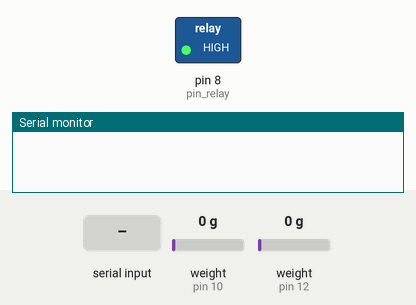
This program was run on a simulated Arduino Leonardo, built with avr-gcc and run on an emulated ATmega32U4. On the bench: switched loads named in the program (green lamp = pin HIGH), the last lines printed to the serial monitor. Inputs (shaded band) come from the test bench; at power-on: weight on the scale (sensors on pin 10, pin 12) 0 g.

Above: at 4.2 s.
4.3 s: "M" received over Serial
At 7.2 s:
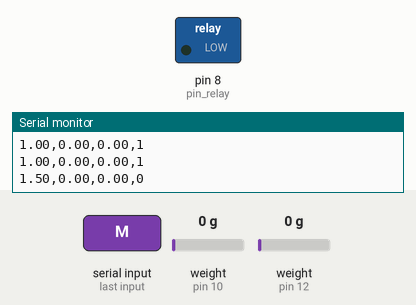
7.3 s: "B" received over Serial
At 7.8 s:
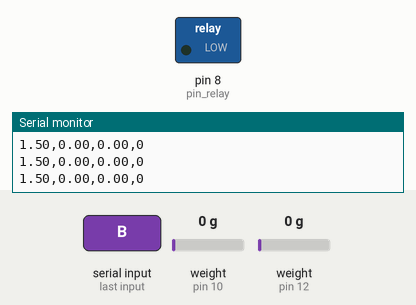
Timing chart, 0 to 10.3 s (numbered marks = the images above; inputs shaded):
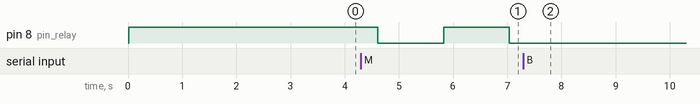

Measured:
- after the input at 4.3 s, pin 8 (pin_relay): HIGH → LOW after 0.31 s, → HIGH 1.2 s later, → LOW 1.2 s later
- after the input at 7.3 s, pin 8 (pin_relay): stops changing and stays LOW

The program:

main.cpp
```cpp
#include <Arduino.h>
#include "HX711.h"
#include <Wire.h>
/*
ini adalah projek untuk alat tes destruksi / durability kursi kereta d-tech
kode ini diupload ke arduino nano dan dengan komunikasi serialnya, arduino ini akan mengirimkan data
ke laptop untuk selanjutnya diolah, divisualisasi, dan disimpan
anda dapat melihat kode ini di github saya di
https://github.com/yuuahmad/tes-kursi-ketera
*/

// inisialisassi relay
const int pin_relay = 8;
bool nilai_relay = true;

// inisialisassi pin dan nilai2 LOADCELL
const int loadcell_dudukan_sck = 13;
const int loadcell_dudukan_dt = 12;
const int loadcell_sandaran_sck = 11;
const int loadcell_sandaran_dt = 10;
float kalibrasi_dudukan = -42921.66;  // SAYA DAPAT NILAI (1NOV) -42.921,66
float kalibrasi_sandaran = -82456.11; // SAYA DAPAT NILAI (1NOV) -82.456,11
float nilai_dudukan;
float nilai_sandaran;

// inisialisasi nilai milis loadcell (untuk store data agar milis berjalan)
unsigned long milis;
unsigned long milis_relay_sebelumnya;

float nilai_ke = 0;         // inisialisasi nilai untuk counter mundur
char user_input;            // inisialisasi nilai untuk user input
bool mulai_program = false; // bool untuk menyatakan sudah ada perintah dari komputer atau belum

HX711 loadcell_dudukan;
HX711 loadcell_sandaran;

void setup()
{
  Serial.begin(115200);
  while (!Serial)
    ;

  pinMode(pin_relay, OUTPUT);
  digitalWrite(pin_relay, HIGH); // relay akan mati ketika keadaan HIGH

  // program awal loadcell pertama
  loadcell_dudukan.begin(loadcell_dudukan_dt, loadcell_dudukan_sck);
  loadcell_dudukan.set_scale(kalibrasi_dudukan);
  loadcell_dudukan.tare();
  Serial.println();
  // Serial.println("inisialisasi dudukan selesai");
  delay(500);

  // program loadcell kedua
  loadcell_sandaran.begin(loadcell_sandaran_dt, loadcell_sandaran_sck);
  loadcell_sandaran.set_scale(kalibrasi_sandaran);
  loadcell_sandaran.tare();
  // Serial.println("inisialisasi sandaran selesai");
  delay(500);

  // Serial.println("siap!");
  // Serial.println("------------------");
  // Serial.println("M = untuk mulai");
  // Serial.println("B = untuk berhenti");
  // delay(500);
}

void loop()
{
  if (Serial.available() > 0)
  {
    user_input = Serial.read(); // read user input
    if (user_input == 'M')      // mulai
      mulai_program = true;
    else if (user_input == 'B') // berhenti
      mulai_program = false;
  }

  // reset nilai milis relay
  milis = millis();

  // dapatkan nilai pembancaan sensor loadcell
  nilai_dudukan = loadcell_dudukan.get_units();   // baca nilai loadcell
  nilai_sandaran = loadcell_sandaran.get_units(); // baca nilai loadcell

  // program untuk switching relay
  if ((milis - milis_relay_sebelumnya) >= 1200 && mulai_program)
  {
    milis_relay_sebelumnya = milis;
    if (nilai_ke < 10000)
      nilai_relay = !nilai_relay;
    else
      nilai_relay = true; // true = relay mati = program berhenti
    nilai_ke = nilai_ke + 0.5;
  }
  digitalWrite(pin_relay, nilai_relay);

  // mengrimkan data ke komputer
  if (nilai_ke < 10000 && mulai_program)
  {
    // Serial.print("nilai_ke: ");
    Serial.print(nilai_ke);
    Serial.print(",");
    // Serial.print("nilai_dudukan: ");
    Serial.print(nilai_dudukan);
    Serial.print(",");
    // Serial.print("nilai_sandaran: ");
    Serial.print(nilai_sandaran);
    Serial.print(",");
    // Serial.print("nilai_relay: ");
    Serial.println(nilai_relay);
  }
}
```
